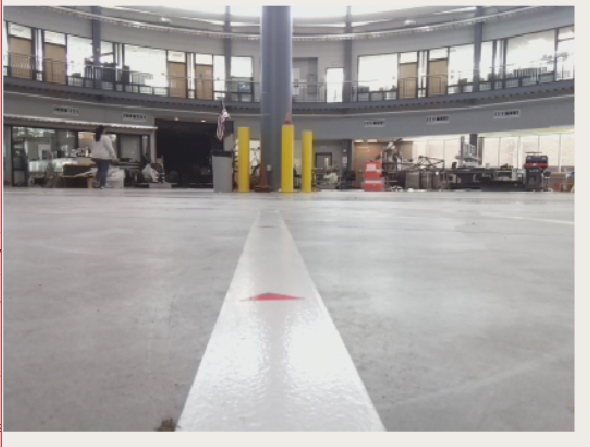
%> input picture white_lane_01/images/ObjectDetection.png, 590 x 447 px
$ octave Ellipses_HSV.m   (GNU Octave 9; MATLAB toolbox functions it lacks are replaced by stand-ins)
%> lines starting %> are read from the running program, lines starting %| are printed output that depends on the picture; in (x1, y1, x2, y2) boxes, pixels count from 0 and x2, y2 are one past the last pixel; in counts of white or black regions, pixels touching at a corner belong together; the program's own positions count from 1
close all;
C = imread('ObjectDetection.PNG'); %read image
%> C is the input picture: size 447x590x3 uint8; mean R, G, B 166.4, 163.2, 161.8
trim=C(100:end,30:end-30,:); %Cut out some boundary artifacts and the stuff not in the ground plane
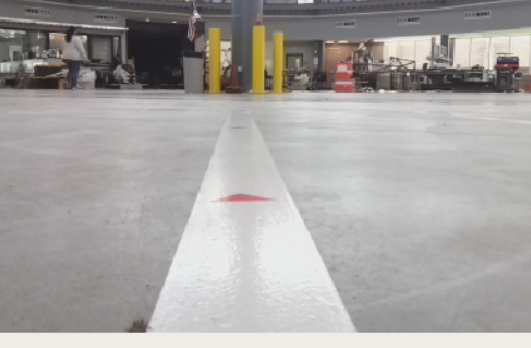
%> trim: size 348x531x3 uint8; mean R, G, B 166.4, 163.3, 161.5
hsv_I = rgb2hsv(trim);
%> hsv_I: size 348x531x3 double; mean H, S, V 0.309, 0.0465, 0.655
bw=hsv_I(:,:,2); %Convert to Grayscale image
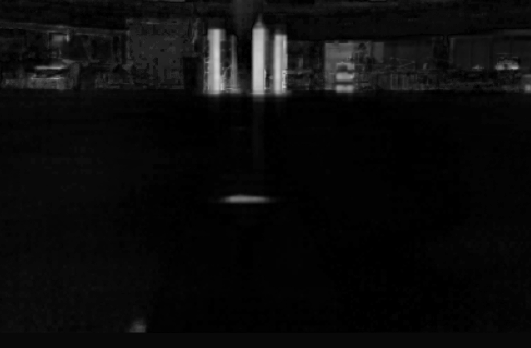
%> bw: size 348x531 double; min 0, max 0.824, mean 0.0465

[bw_Canny,threshOut] = edge(bw,'Canny');
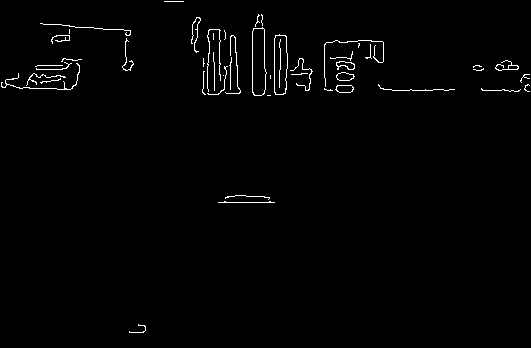
%> bw_Canny: size 348x531 logical; 1.3% white in thin lines or dots
%> threshOut = [0.0742 0.186]

% override some default parameters
params.minMajorAxis = 50;
params.maxMajorAxis = 100;
params.numBest = 3;
params.rotation = 90;
params.rotationSpan = 10;


% note that the edge (or gradient) image is used
%> (the run ends here)

$ run again, with white_lane_01/images/sample1.png copied over white_lane_01/images/ObjectDetection.png
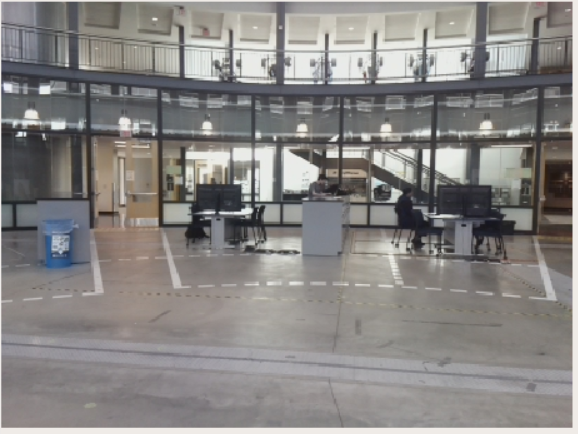
%> input picture white_lane_01/images/sample1.png, 578 x 434 px
%> C is the input picture: size 434x578x3 uint8; mean R, G, B 135.6, 133.1, 131.5
%> `trim=C(100:end,30:end-30,:);`:
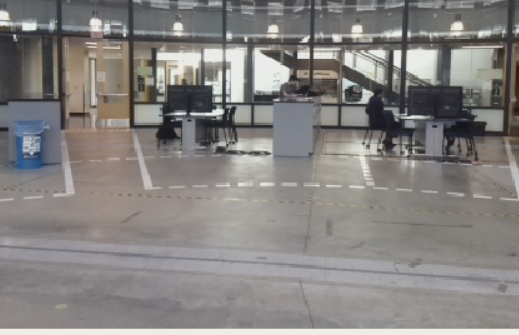
%> trim: size 335x519x3 uint8; mean R, G, B 133.3, 130.3, 128.7
%> hsv_I: size 335x519x3 double; mean H, S, V 0.327, 0.0709, 0.531
%> `[bw_Canny,threshOut] = edge(bw,'Canny');`:
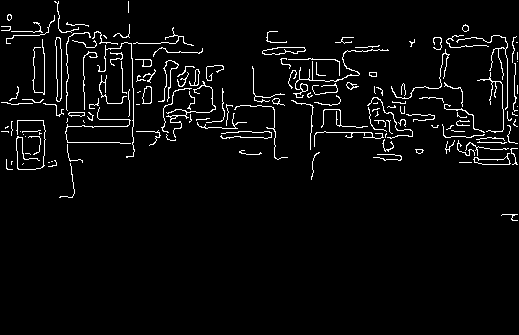
%> bw_Canny: size 335x519 logical; 3.9% white in thin lines or dots, all inside (x1, y1, x2, y2) = (1, 1, 518, 221)
%> threshOut = [0.0602 0.15]

$ run again, with white_lane_01/images/sample10.png copied over white_lane_01/images/ObjectDetection.png
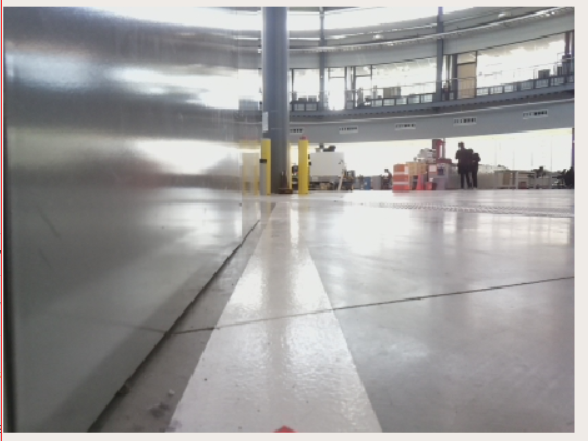
%> input picture white_lane_01/images/sample10.png, 588 x 441 px
%> C is the input picture: size 441x588x3 uint8; mean R, G, B 157.2, 155.9, 155.7
%> `trim=C(100:end,30:end-30,:);`:
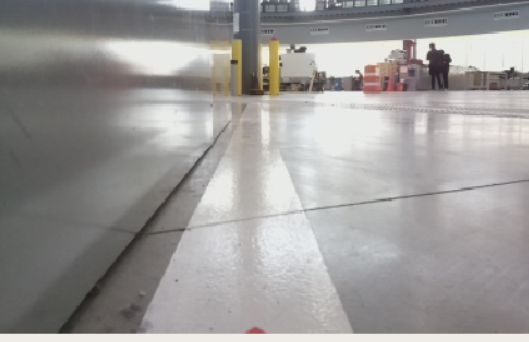
%> trim: size 342x529x3 uint8; mean R, G, B 155.6, 153.6, 152.5
%> hsv_I: size 342x529x3 double; mean H, S, V 0.378, 0.0416, 0.615
%> `[bw_Canny,threshOut] = edge(bw,'Canny');`:
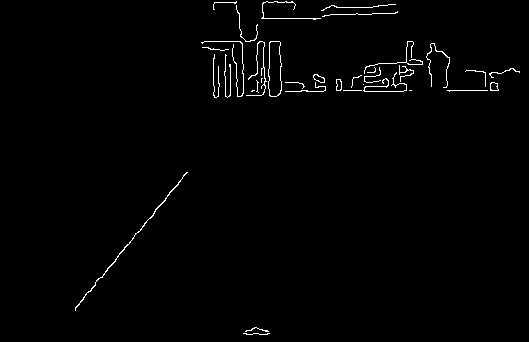
%> bw_Canny: size 342x529 logical; 1.2% white in thin lines or dots, all inside (x1, y1, x2, y2) = (75, 1, 520, 335)
%> threshOut = [0.0852 0.213]

$ run again, with white_lane_01/images/sample2.png copied over white_lane_01/images/ObjectDetection.png
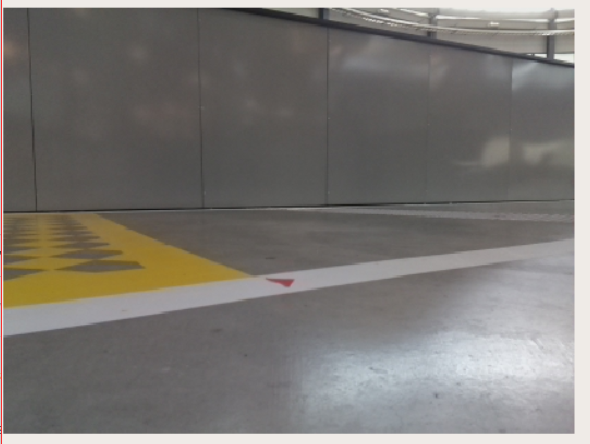
%> input picture white_lane_01/images/sample2.png, 590 x 444 px
%> C is the input picture: size 444x590x3 uint8; mean R, G, B 123.4, 120.1, 116.1
%> `trim=C(100:end,30:end-30,:);`:
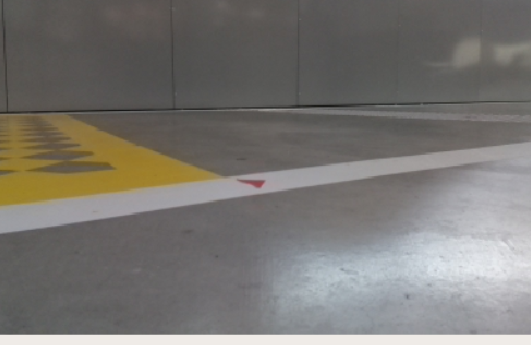
%> trim: size 345x531x3 uint8; mean R, G, B 121.1, 118.2, 114
%> hsv_I: size 345x531x3 double; mean H, S, V 0.329, 0.0832, 0.482
%> `[bw_Canny,threshOut] = edge(bw,'Canny');`:
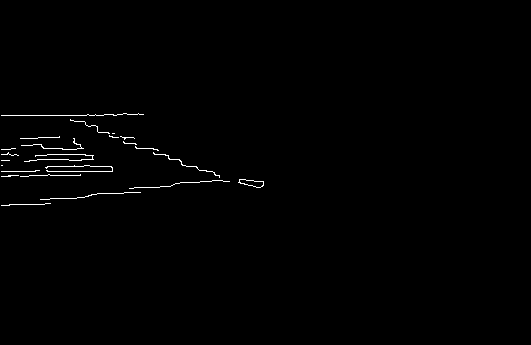
%> bw_Canny: size 345x531 logical; 0.68% white in thin lines or dots, all inside (x1, y1, x2, y2) = (1, 113, 264, 206)
%> threshOut = [0.0867 0.217]
